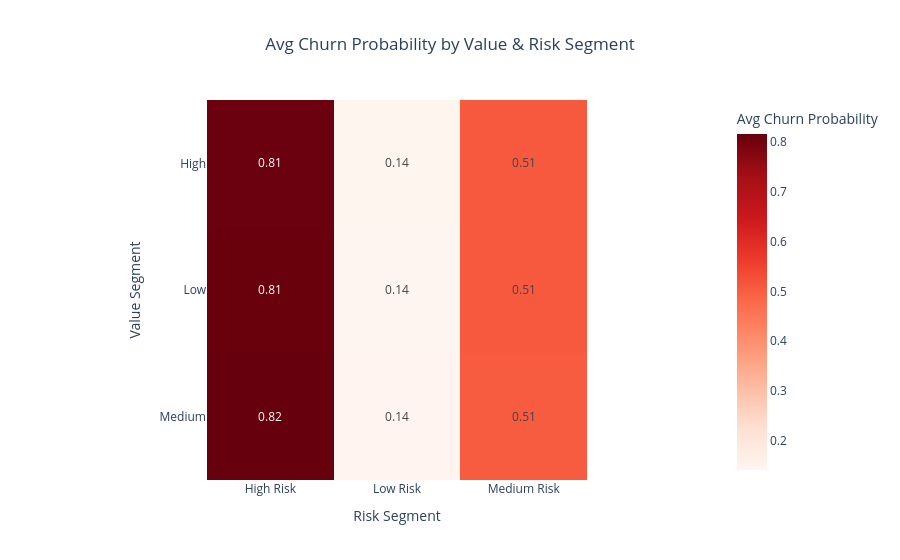
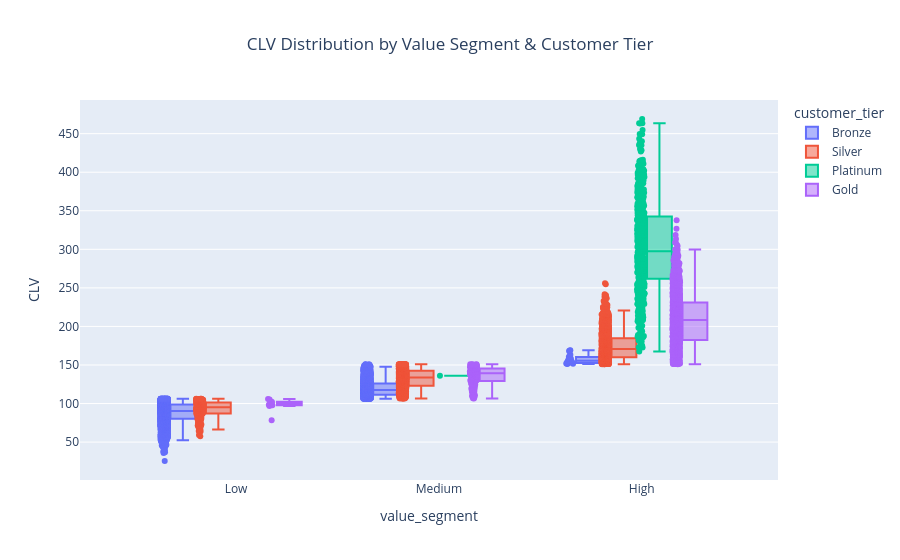
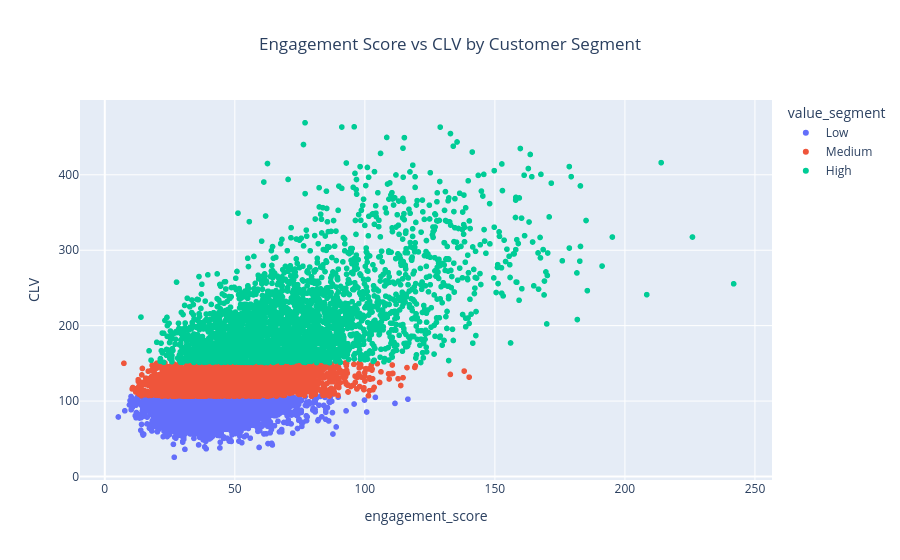
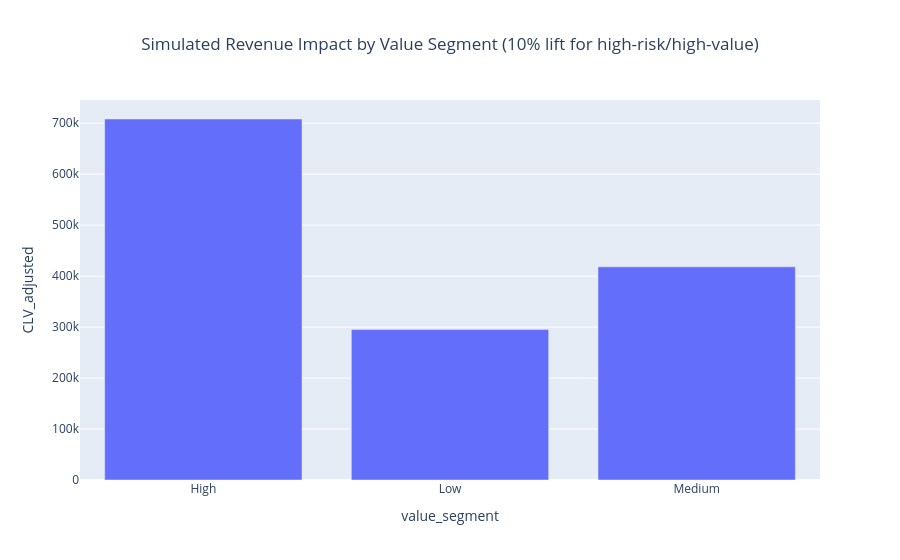

Here is the notebook cell these charts were saved with, in order:
### Code cell
# ==============================
# Notebook 08 — Dashboards & Executive Summary
# ==============================

# ------------------------
# 1️⃣ Imports & Setup
# ------------------------
import pandas as pd
import numpy as np
import os
import plotly.express as px
import plotly.graph_objects as go
from plotly.subplots import make_subplots

# For PDF export
from fpdf import FPDF

# ------------------------
# 2️⃣ Load Predictions from Notebook 07
# ------------------------
output_path = r"C:\Users\ASUS\Documents\Ecommerce_Data_Analytics\output"
df = pd.read_csv(os.path.join(output_path, "full_dataset_with_predictions.csv"))
business_table = pd.read_csv(os.path.join(output_path, "business_segment_table.csv"))

print("Dataset loaded:", df.shape)
display(df.head())

# ------------------------
# 3️⃣ Interactive Churn Heatmap
# ------------------------
pivot_churn = business_table.pivot(index='value_segment', columns='risk_segment', values='avg_churn_prob')
fig_churn = px.imshow(
    pivot_churn,
    text_auto=".2f",
    color_continuous_scale="Reds",
    labels=dict(x="Risk Segment", y="Value Segment", color="Avg Churn Probability"),
    title="Avg Churn Probability by Value & Risk Segment"
)
fig_churn.update_layout(title={'x':0.5, 'xanchor': 'center'})
fig_churn.show()

# ------------------------
# 4️⃣ CLV Distribution by Segment
# ------------------------
fig_clv = px.box(
    df, x='value_segment', y='CLV', color='customer_tier',
    title="CLV Distribution by Value Segment & Customer Tier",
    points="all",  # show all points
)
fig_clv.update_layout(title={'x':0.5, 'xanchor': 'center'})
fig_clv.show()

# ------------------------
# 5️⃣ Engagement vs CLV Scatter
# ------------------------
df['engagement_score'] = df['weekly_visits'] + df['session_time_minutes'] + df['page_views'] + df['app_opens']
fig_engagement = px.scatter(
    df, x='engagement_score', y='CLV', color='value_segment',
    hover_data=['customer_id','churned','customer_tier'],
    title="Engagement Score vs CLV by Customer Segment"
)
fig_engagement.update_layout(title={'x':0.5, 'xanchor': 'center'})
fig_engagement.show()

# ------------------------
# 6️⃣ Scenario Simulation: High-Risk, High-Value
# ------------------------
high_risk_high_value = df[(df['risk_segment']=='High Risk') & (df['value_segment']=='High')]
print("High-Risk High-Value customers:", high_risk_high_value.shape[0])

# Simulate 10% retention lift with personalized offers
df['CLV_adjusted'] = df.apply(
    lambda x: x['CLV']*1.1 if x['customer_id'] in high_risk_high_value['customer_id'].values else x['CLV'],
    axis=1
)

fig_roi = px.bar(
    df.groupby('value_segment')['CLV_adjusted'].sum().reset_index(),
    x='value_segment', y='CLV_adjusted',
    title="Simulated Revenue Impact by Value Segment (10% lift for high-risk/high-value)"
)
fig_roi.update_layout(title={'x':0.5, 'xanchor': 'center'})
fig_roi.show()

# ------------------------
# 7️⃣ Executive Summary PDF
# ------------------------
pdf = FPDF()
pdf.add_page()
pdf.set_font("Arial", 'B', 16)
pdf.cell(0, 10, "E-Commerce Analytics Executive Summary", ln=True, align="C")
pdf.ln(10)

pdf.set_font("Arial", '', 12)
pdf.multi_cell(0, 8, f"""
Total Customers: {df.shape[0]}
High-Risk High-Value Customers: {high_risk_high_value.shape[0]}
Churn Model ROC-AUC: 0.842 | F1-score: 0.697
CLV Model RMSE: 29.86 | MAE: 22.65

Top 3 Recommended Actions:
1. Immediate retention for high-risk high-value customers
2. Loyalty rewards for medium-risk high-value customers
3. Minimal intervention for low-risk customers

Scenario Simulation:
- Applied 10% retention lift to high-risk high-value segment
- Projected CLV increase by segment visualized in dashboards
""")

# Save PDF
pdf_output = os.path.join(output_path, "executive_summary.pdf")
pdf.output(pdf_output)
print(f"✅ Executive summary PDF saved at {pdf_output}")

# ------------------------
# 8️⃣ Save Dashboards (HTML)
# ------------------------
dashboards_path = os.path.join(output_path, "dashboards")
os.makedirs(dashboards_path, exist_ok=True)

fig_churn.write_html(os.path.join(dashboards_path, "churn_heatmap.html"))
fig_clv.write_html(os.path.join(dashboards_path, "clv_distribution.html"))
fig_engagement.write_html(os.path.join(dashboards_path, "engagement_vs_clv.html"))
fig_roi.write_html(os.path.join(dashboards_path, "scenario_roi.html"))

print(f"✅ Dashboards saved at {dashboards_path}")

### Figure 1 — Plotly figure (JSON) as saved in the notebook; plotly's stock layout.template omitted (floating-point values rounded to 4 significant figures)
{"data": [{"coloraxis": "coloraxis", "hovertemplate": "Risk Segment: %{x}<br>Value Segment: %{y}<br>Avg Churn Probability: %{z}<extra></extra>", "name": "0", "texttemplate": "%{z:.2f}", "type": "heatmap", "x": ["High Risk", "Low Risk", "Medium Risk"], "xaxis": "x", "y": ["High", "Low", "Medium"], "yaxis": "y", "z": [[0.8109, 0.1428, 0.5099], [0.8133, 0.141, 0.5094], [0.8163, 0.1435, 0.5063]]}], "layout": {"coloraxis": {"colorbar": {"title": {"text": "Avg Churn Probability"}}, "colorscale": [[0, "rgb(255,245,240)"], [0.125, "rgb(254,224,210)"], [0.25, "rgb(252,187,161)"], [0.375, "rgb(252,146,114)"], [0.5, "rgb(251,106,74)"], [0.625, "rgb(239,59,44)"], [0.75, "rgb(203,24,29)"], [0.875, "rgb(165,15,21)"], [1, "rgb(103,0,13)"]]}, "title": {"text": "Avg Churn Probability by Value & Risk Segment", "x": 0.5, "xanchor": "center"}, "xaxis": {"anchor": "y", "constrain": "domain", "domain": [0, 1], "scaleanchor": "y", "title": {"text": "Risk Segment"}}, "yaxis": {"anchor": "x", "autorange": "reversed", "constrain": "domain", "domain": [0, 1], "title": {"text": "Value Segment"}}}}

### Figure 2 — Plotly figure (JSON) as saved in the notebook; plotly's stock layout.template omitted (floating-point values rounded to 4 significant figures; data arrays with more than 128 entries replaced by an {"elided": "..."} marker saying what was removed)
{"data": [{"alignmentgroup": "True", "boxpoints": "all", "hovertemplate": "customer_tier=Bronze<br>value_segment=%{x}<br>CLV=%{y}<extra></extra>", "legendgroup": "Bronze", "marker": {"color": "#636efa"}, "name": "Bronze", "notched": false, "offsetgroup": "Bronze", "orientation": "v", "showlegend": true, "type": "box", "x": {"elided": "4995 str values"}, "x0": " ", "xaxis": "x", "y": {"elided": "4995 float values"}, "y0": " ", "yaxis": "y"}, {"alignmentgroup": "True", "boxpoints": "all", "hovertemplate": "customer_tier=Silver<br>value_segment=%{x}<br>CLV=%{y}<extra></extra>", "legendgroup": "Silver", "marker": {"color": "#EF553B"}, "name": "Silver", "notched": false, "offsetgroup": "Silver", "orientation": "v", "showlegend": true, "type": "box", "x": {"elided": "3010 str values"}, "x0": " ", "xaxis": "x", "y": {"elided": "3010 float values"}, "y0": " ", "yaxis": "y"}, {"alignmentgroup": "True", "boxpoints": "all", "hovertemplate": "customer_tier=Platinum<br>value_segment=%{x}<br>CLV=%{y}<extra></extra>", "legendgroup": "Platinum", "marker": {"color": "#00cc96"}, "name": "Platinum", "notched": false, "offsetgroup": "Platinum", "orientation": "v", "showlegend": true, "type": "box", "x": {"elided": "485 str values"}, "x0": " ", "xaxis": "x", "y": {"elided": "485 float values"}, "y0": " ", "yaxis": "y"}, {"alignmentgroup": "True", "boxpoints": "all", "hovertemplate": "customer_tier=Gold<br>value_segment=%{x}<br>CLV=%{y}<extra></extra>", "legendgroup": "Gold", "marker": {"color": "#ab63fa"}, "name": "Gold", "notched": false, "offsetgroup": "Gold", "orientation": "v", "showlegend": true, "type": "box", "x": {"elided": "1510 str values"}, "x0": " ", "xaxis": "x", "y": {"elided": "1510 float values"}, "y0": " ", "yaxis": "y"}], "layout": {"boxmode": "group", "legend": {"title": {"text": "customer_tier"}, "tracegroupgap": 0}, "title": {"text": "CLV Distribution by Value Segment & Customer Tier", "x": 0.5, "xanchor": "center"}, "xaxis": {"anchor": "y", "domain": [0, 1], "title": {"text": "value_segment"}}, "yaxis": {"anchor": "x", "domain": [0, 1], "title": {"text": "CLV"}}}}

### Figure 3 — Plotly figure (JSON) as saved in the notebook; plotly's stock layout.template omitted (floating-point values rounded to 4 significant figures; data arrays with more than 128 entries replaced by an {"elided": "..."} marker saying what was removed)
{"data": [{"customdata": {"elided": "3333x3 mixed values"}, "hovertemplate": "value_segment=Low<br>engagement_score=%{x}<br>CLV=%{y}<br>customer_id=%{customdata[0]}<br>churned=%{customdata[1]}<br>customer_tier=%{customdata[2]}<extra></extra>", "legendgroup": "Low", "marker": {"color": "#636efa", "symbol": "circle"}, "mode": "markers", "name": "Low", "showlegend": true, "type": "scattergl", "x": {"elided": "3333 float values"}, "xaxis": "x", "y": {"elided": "3333 float values"}, "yaxis": "y"}, {"customdata": {"elided": "3333x3 mixed values"}, "hovertemplate": "value_segment=Medium<br>engagement_score=%{x}<br>CLV=%{y}<br>customer_id=%{customdata[0]}<br>churned=%{customdata[1]}<br>customer_tier=%{customdata[2]}<extra></extra>", "legendgroup": "Medium", "marker": {"color": "#EF553B", "symbol": "circle"}, "mode": "markers", "name": "Medium", "showlegend": true, "type": "scattergl", "x": {"elided": "3333 float values"}, "xaxis": "x", "y": {"elided": "3333 float values"}, "yaxis": "y"}, {"customdata": {"elided": "3334x3 mixed values"}, "hovertemplate": "value_segment=High<br>engagement_score=%{x}<br>CLV=%{y}<br>customer_id=%{customdata[0]}<br>churned=%{customdata[1]}<br>customer_tier=%{customdata[2]}<extra></extra>", "legendgroup": "High", "marker": {"color": "#00cc96", "symbol": "circle"}, "mode": "markers", "name": "High", "showlegend": true, "type": "scattergl", "x": {"elided": "3334 float values"}, "xaxis": "x", "y": {"elided": "3334 float values"}, "yaxis": "y"}], "layout": {"legend": {"title": {"text": "value_segment"}, "tracegroupgap": 0}, "title": {"text": "Engagement Score vs CLV by Customer Segment", "x": 0.5, "xanchor": "center"}, "xaxis": {"anchor": "y", "domain": [0, 1], "title": {"text": "engagement_score"}}, "yaxis": {"anchor": "x", "domain": [0, 1], "title": {"text": "CLV"}}}}

### Figure 4 — Plotly figure (JSON) as saved in the notebook; plotly's stock layout.template omitted (floating-point values rounded to 4 significant figures)
{"data": [{"hovertemplate": "value_segment=%{x}<br>CLV_adjusted=%{y}<extra></extra>", "legendgroup": "", "marker": {"color": "#636efa", "pattern": {"shape": ""}}, "name": "", "orientation": "v", "showlegend": false, "textposition": "auto", "type": "bar", "x": ["High", "Low", "Medium"], "xaxis": "x", "y": [708200.0, 295100.0, 418200.0], "yaxis": "y"}], "layout": {"barmode": "relative", "legend": {"tracegroupgap": 0}, "title": {"text": "Simulated Revenue Impact by Value Segment (10% lift for high-risk/high-value)", "x": 0.5, "xanchor": "center"}, "xaxis": {"anchor": "y", "domain": [0, 1], "title": {"text": "value_segment"}}, "yaxis": {"anchor": "x", "domain": [0, 1], "title": {"text": "CLV_adjusted"}}}}
